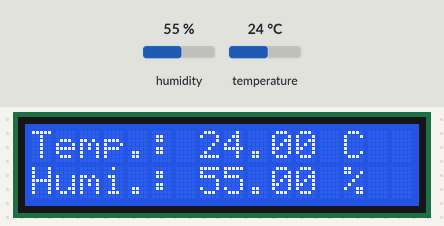
The sketch below on a simulated Arduino Uno, built with avr-gcc and run on an emulated ATmega328P. Parts: 16×2 character LCD. Inputs (shaded band) come from the test bench; at power-on: humidity 55 %, temperature 24 °C.

Above: at 1.2 s.
1.3 s: humidity set to 22 %
At 2.5 s:
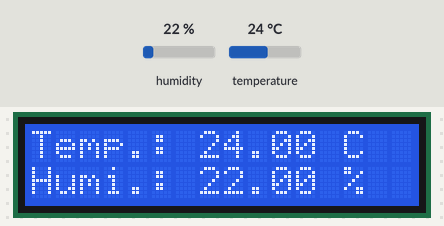
4.0 s: temperature set to 12 °C
At 5.2 s:
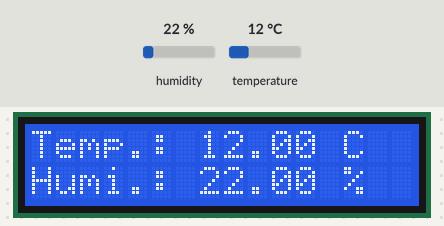
6.7 s: humidity set to 40 %
At 9.2 s:
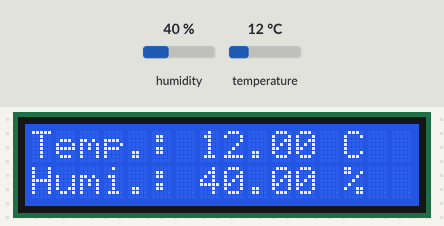
9.7 s: temperature set to 19 °C
At 10.6 s:
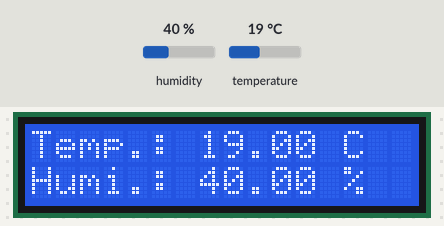
Timing chart, 0 to 12.7 s (numbered marks = the images above; inputs shaded):
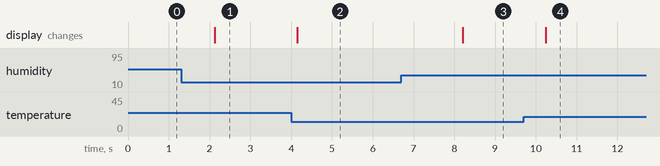

Measured:
- after the input at 1.3 s, the display: changes after 0.82 s (image 1)
- after the input at 4.0 s, the display: changes after 0.15 s (image 2)
- after the input at 6.7 s, the display: changes after 1.5 s (image 3)
- after the input at 9.7 s, the display: changes after 0.54 s (image 4)

The sketch:

lcdxdht.ino
```cpp
#include <LiquidCrystal.h> // includes the LiquidCrystal Library
#include <dht.h>

#define dataPin 2

const int rs = 8, en = 9, d4 = 10, d5 = 11, d6 = 12, d7 = 13;

LiquidCrystal lcd(rs, en, d4, d5, d6, d7); // Creates an LCD object. Parameters: (rs, enable, d4, d5, d6, d7)

dht DHT;

void setup()
{

  lcd.begin(16,2); // Initializes the interface to the LCD screen, and specifies the dimensions (width and height) of the display

}

void loop() {
  lcd.clear();
  int readData = DHT.read11(dataPin);
  float t = DHT.temperature;
  float h = DHT.humidity;
  lcd.setCursor(0,0); // Sets the location at which subsequent text written to the LCD will be displayed
  lcd.print("Temp.: "); // Prints string "Temp." on the LCD
  lcd.print(t); // Prints the temperature value from the sensor
  lcd.print(" C");
  lcd.setCursor(0,1);
  lcd.print("Humi.: ");
  lcd.print(h); // Prints the humidity value from the sensor
  lcd.print(" %");
  delay(2000);
}
```
